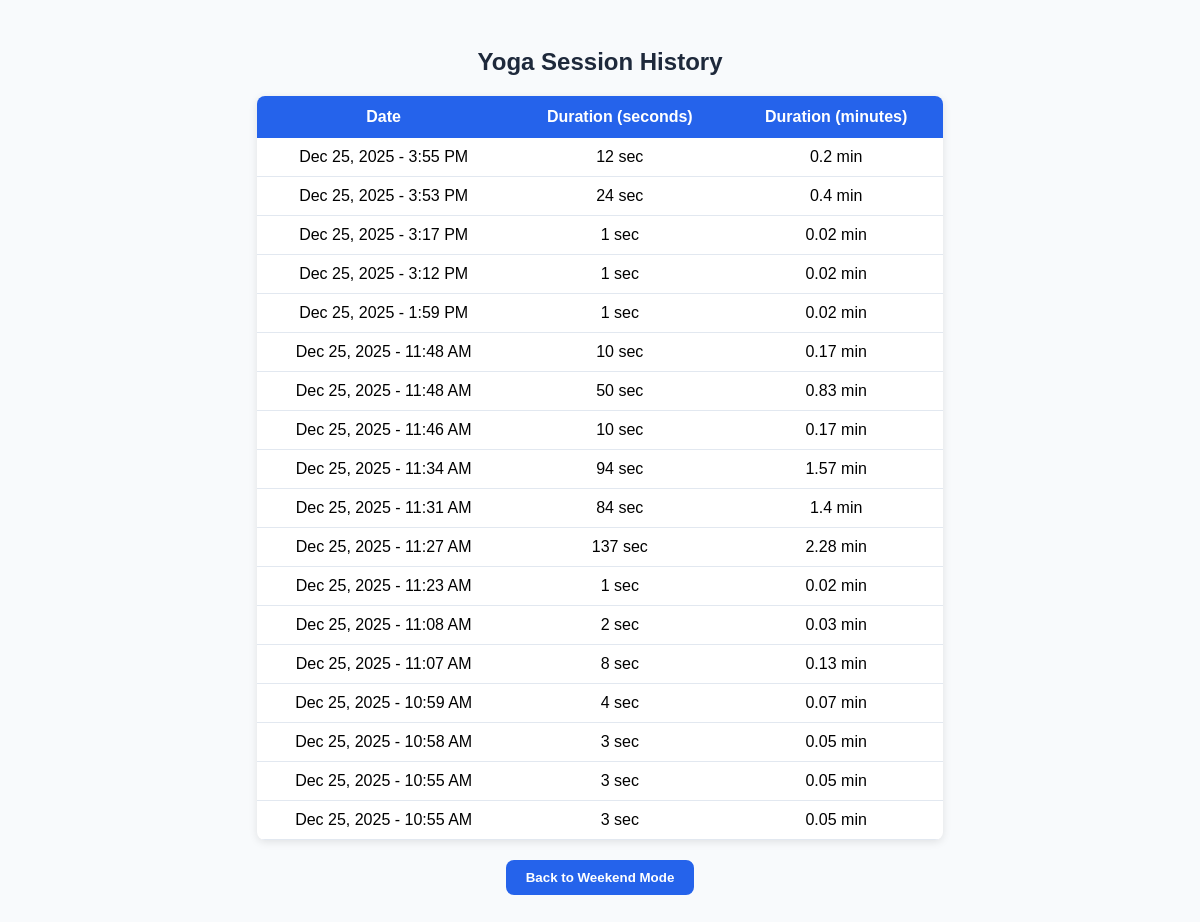
/weekend/history/, run on the app's committed database.
### monitor/models.py (models this page shows, shortened)
class YogaSession(models.Model):
    date = models.DateTimeField(auto_now_add=True)
    duration = models.IntegerField()  # seconds
    @property
    def duration_minutes(self):
        return round(self.duration / 60, 2)

### monitor/views.py (the view)
# urls.py: path("weekend/history/", views.session_history, name="session_history"),
def session_history(request):
    sessions = YogaSession.objects.all().order_by("-date")
    print(f"📊 Loading {sessions.count()} yoga sessions")
    return render(request, "monitor/history.html", {"sessions": sessions})

### monitor/templates/monitor/history.html (shortened to what this page needs)
<!DOCTYPE html>
<html>
<head>
</head>
<body>
    <h2 style="text-align:center; color:#1e293b;">Yoga Session History</h2>
    {% if sessions %}
    <table>
        <thead>
            <tr>
                <th>Date</th>
                <th>Duration (seconds)</th>
                <th>Duration (minutes)</th>
            </tr>
        </thead>
        <tbody>
            {% for s in sessions %}
            <tr>
                <td>{{ s.date|date:"M d, Y - g:i A" }}</td>
                <td>{{ s.duration }} sec</td>
                <td>{{ s.duration_minutes }} min</td>
            </tr>
            {% endfor %}
        </tbody>
    </table>
    {% else %}
    <div class="no-data">
        <p>No yoga sessions recorded yet. Start your first session!</p>
    </div>
    {% endif %}
    <div style="text-align:center; margin-top:20px;">
        <a href="{% url 'weekend_page' %}">
            <button>Back to Weekend Mode</button>
        </a>
    </div>
</body>
</html>

### monitor/templates/monitor/history.html (style rules this page uses)
body { font-family: Arial, sans-serif; padding: 20px; background: #f8fafc; }
table { border-collapse: collapse; margin: 20px auto; width: 60%; background: white; box-shadow: 0 2px 8px rgba(0,0,0,0.1); border-radius: 8px; overflow: hidden; }
th { background: #2563eb; color: white; padding: 12px; text-align: center; }
td { padding: 10px; text-align: center; border-bottom: 1px solid #e2e8f0; }
button { padding: 10px 20px; border-radius: 8px; font-weight: bold; cursor: pointer; border: none; background: #2563eb; color: white; }

### data on the page
YogaSession: date "Dec 25, 2025 - 3:55 PM", duration "12", duration_minutes "0.2"
YogaSession: date "Dec 25, 2025 - 3:53 PM", duration "24", duration_minutes "0.4"
YogaSession: date "Dec 25, 2025 - 3:17 PM", duration "1", duration_minutes "0.02"
YogaSession: date "Dec 25, 2025 - 3:12 PM", duration "1", duration_minutes "0.02"
YogaSession: date "Dec 25, 2025 - 1:59 PM", duration "1", duration_minutes "0.02"
YogaSession: date "Dec 25, 2025 - 11:48 AM", duration "10", duration_minutes "0.17"
YogaSession: date "Dec 25, 2025 - 11:48 AM", duration "50", duration_minutes "0.83"
YogaSession: date "Dec 25, 2025 - 11:46 AM", duration "10", duration_minutes "0.17"
YogaSession: date "Dec 25, 2025 - 11:34 AM", duration "94", duration_minutes "1.57"
YogaSession: date "Dec 25, 2025 - 11:31 AM", duration "84", duration_minutes "1.4"
YogaSession: date "Dec 25, 2025 - 11:27 AM", duration "137", duration_minutes "2.28"
YogaSession: date "Dec 25, 2025 - 11:23 AM", duration "1", duration_minutes "0.02"
YogaSession: date "Dec 25, 2025 - 11:08 AM", duration "2", duration_minutes "0.03"
YogaSession: date "Dec 25, 2025 - 11:07 AM", duration "8", duration_minutes "0.13"
YogaSession: date "Dec 25, 2025 - 10:59 AM", duration "4", duration_minutes "0.07"
YogaSession: date "Dec 25, 2025 - 10:58 AM", duration "3", duration_minutes "0.05"
YogaSession: date "Dec 25, 2025 - 10:55 AM", duration "3", duration_minutes "0.05"
YogaSession: date "Dec 25, 2025 - 10:55 AM", duration "3", duration_minutes "0.05"
